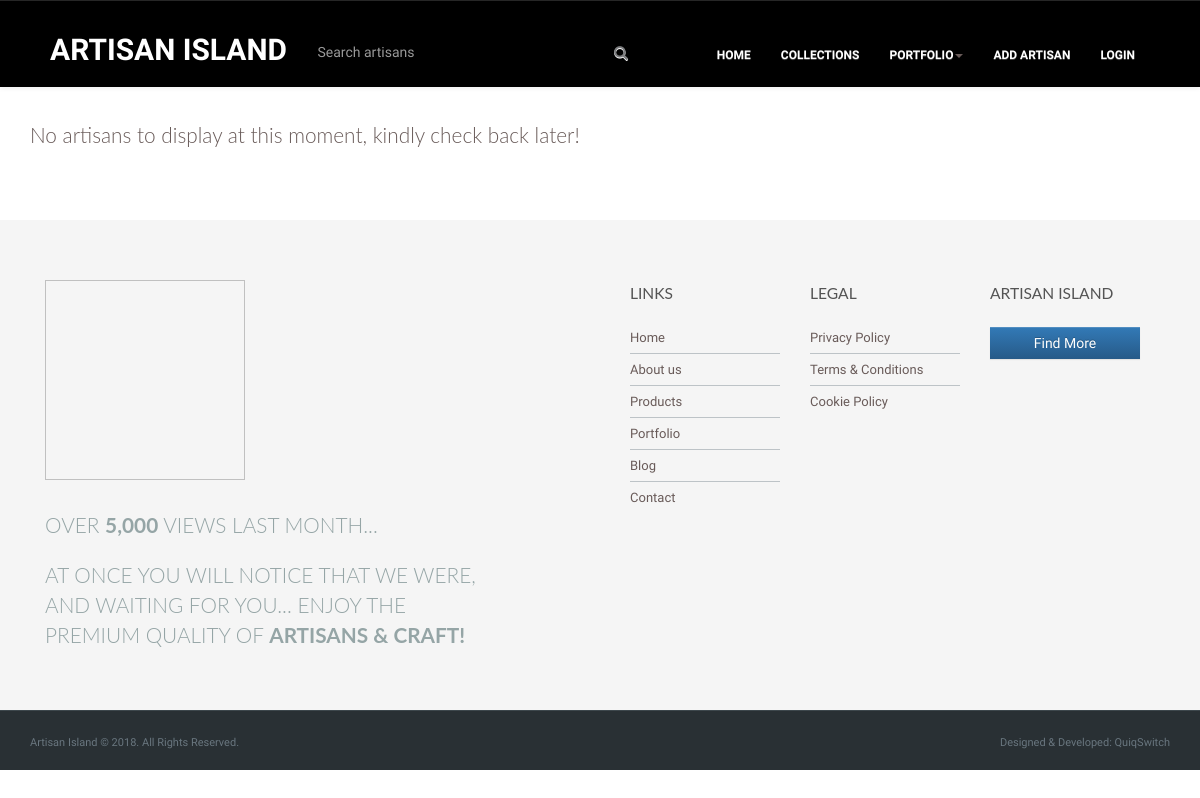
Page /artisanisland/collections/ on the earlier database version.
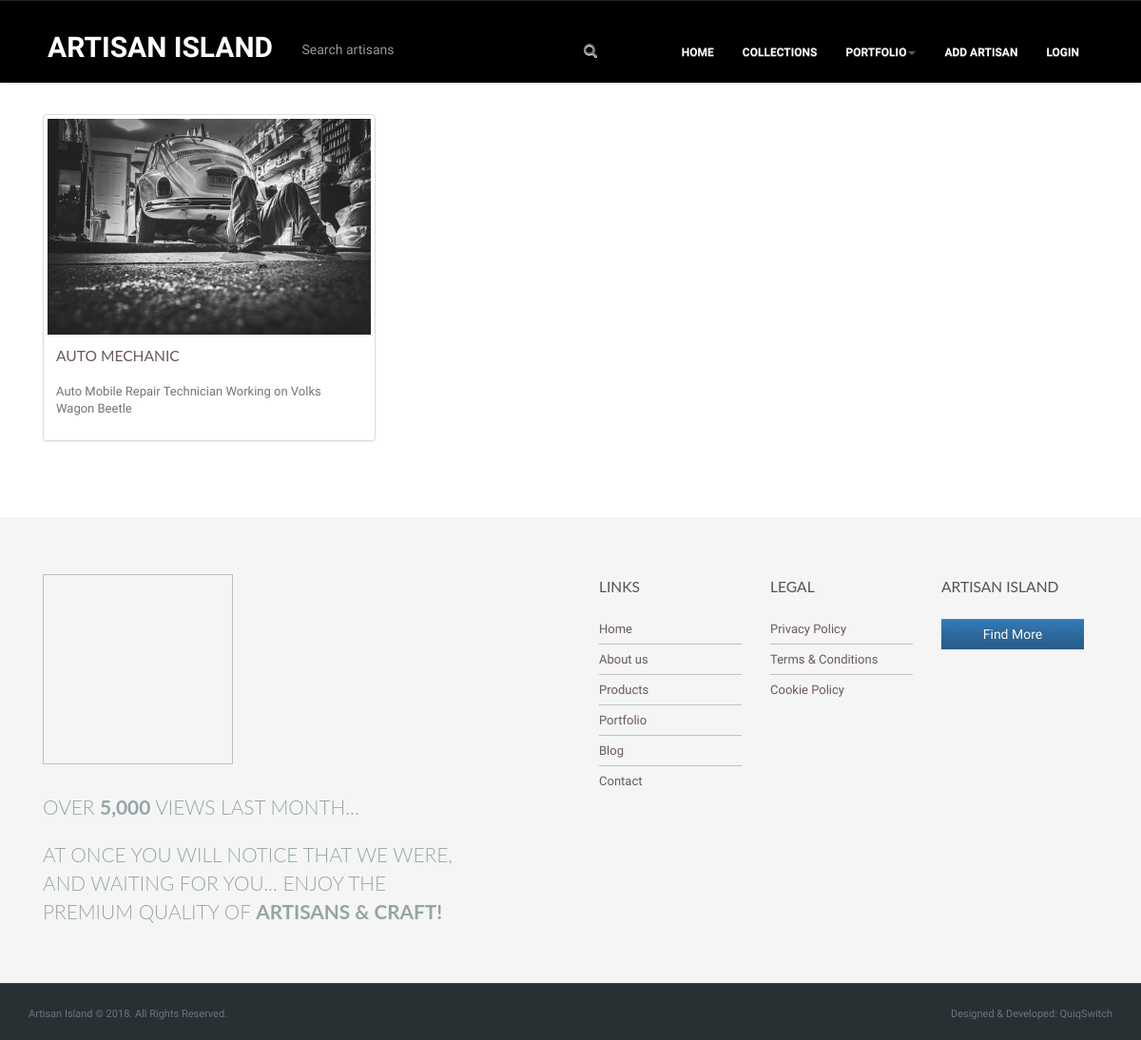
Same page on the later database version.
### newbreed/models.py (models this page shows, shortened)
class Artisan(models.Model):
    MECHANIC = 'MCH'
    PAINTING = 'PTG'
    CARPENTRY = 'CTY'
    TILING = 'TLG'
    CAT_CHOICES = (
        (MECHANIC, 'MECHANIC'),
        (PAINTING, 'PAINTING'),
        (CARPENTRY, 'CARPENTRY'),
        (TILING, 'TILING'),
    )
    user = models.ForeignKey(settings.AUTH_USER_MODEL, default=1, on_delete=models.CASCADE)
    title = models.CharField(max_length=160)
    category = models.CharField(choices=CAT_CHOICES, default='MECHANIC', max_length=20, )
    image = models.ImageField(null=False, blank=False, default=1)
    width = models.IntegerField(default=338)
    height = models.IntegerField(default=254)
    slug = models.SlugField(default='page-slug', blank=True, unique=True)
    description = models.CharField(max_length=60, null=False, blank=False)
    detail = models.TextField(null=False, blank=False, max_length=2500)
    is_favourite = models.BooleanField(default=False)
    timestamp = models.DateTimeField(auto_now_add=True, auto_now=False)
    class META:
        ordering = ['-timestamp']

### newbreed/views.py (the view)
def collections(request):
    queryset = Artisan.objects.all()  # .order_by('-timestamp')
    query = request.GET.get("q")
    if query:
        queryset = queryset.filter(
            Q(title__icontains=query) |
            Q(description__icontains=query) |
            Q(category__icontains=query)
        ).distinct()  # Disallowed duplicate items
    context = {
        "artisans": queryset,
    }
    return render(request, 'collections.html', context)

### templates/collections.html (shortened to what this page needs)
{% extends 'base.html' %}
{% load static %}
{% block collections %}
    <div class="container  " style="padding-top: 100px; padding-bottom: 60px">
        <div class="row ">
        {% if artisans %}
            {% for artisan in artisans %}
                {% if artisan.image %}
                      <div class="col-sm-4 col-lg-4 col-md-4 top20">
                        <div class="thumbnail">
                          <a href="{% url 'detail' slug=artisan.slug %}"><img src="{{ artisan.image.url }}" class="img-gallery img-responsive "></a>
                          <div class="caption">
                            <h4><a href="#">{{ artisan.title }}</a></h4>
                            <p class="description">{{ artisan.description }}</p>
                          </div>
                        </div>
                      </div>
                {% endif %}
            {% endfor %}
        {% else %}
        <h3 class="no-artisans">No artisans to display at this moment, kindly check back later!</h3>
        {% endif %}
        </div>
    </div>
{% endblock %}

Differences in the rows shown:
added Artisan: image (picture), title "AUTO MECHANIC", description "Auto Mobile Repair Technician Working on Volks Wagon Beetle"
Other differences:
text no longer shown: "No artisans to display at this moment, kindly check back later!"
